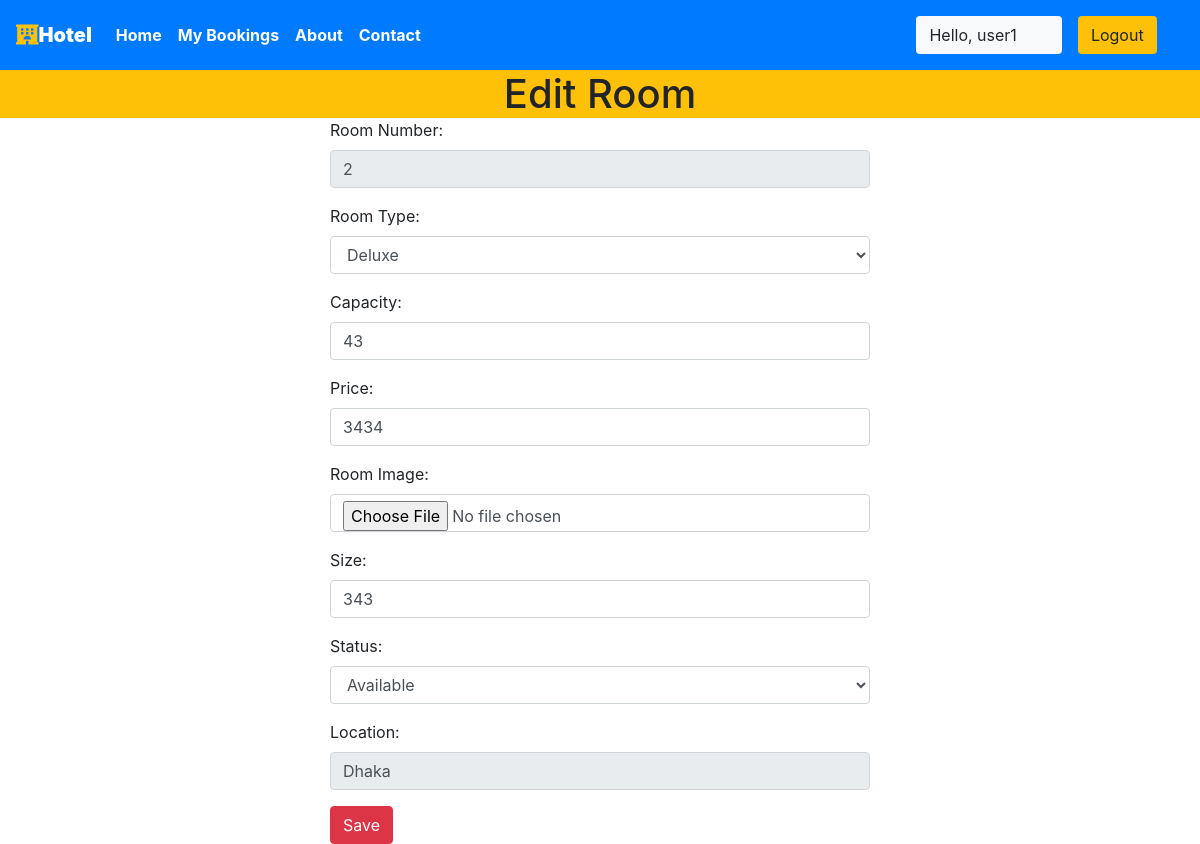
The app's page /staff/panel/edit-room?roomid=8 (signed in), older data.
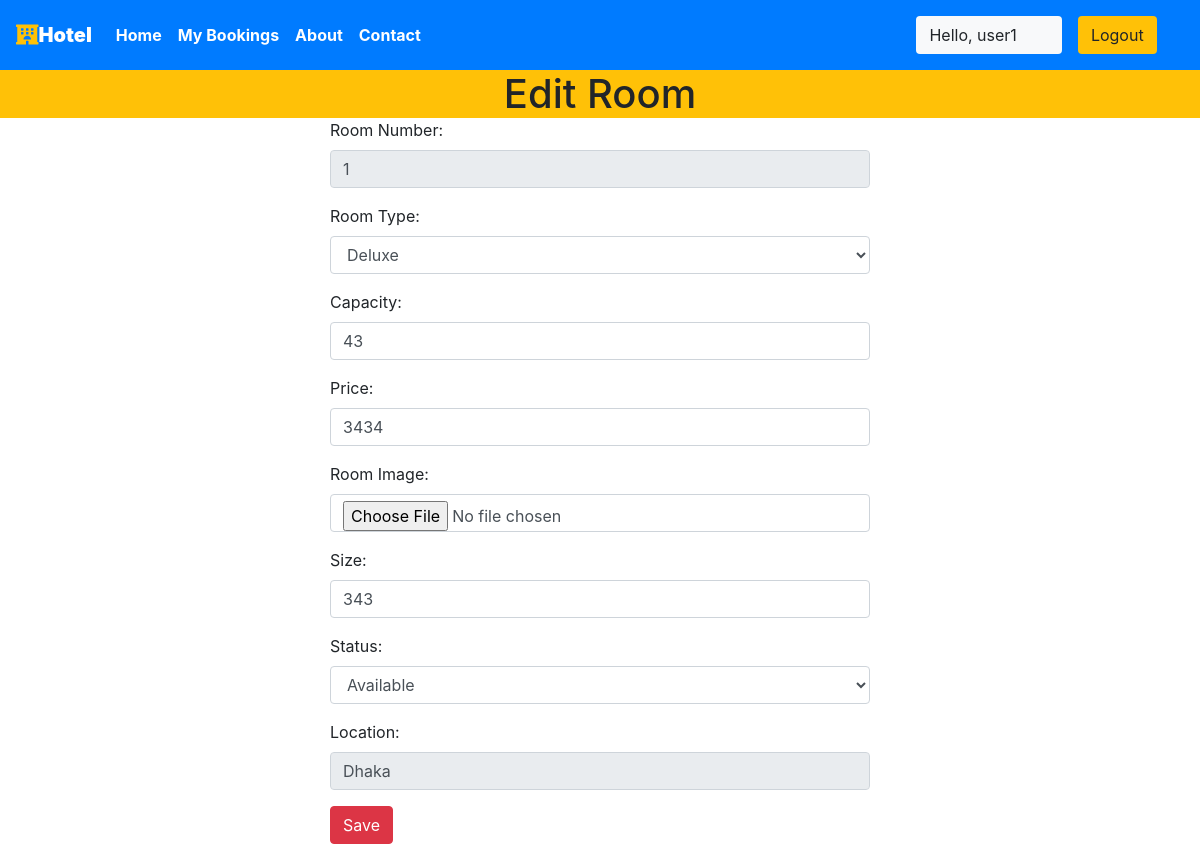
The same page, newer data.
### main/models.py (models this page shows, shortened)
class Room(models.Model):
    ROOM_STATUS = (
    ("1", "available"),
    ("2", "not available"),
    )
    ROOM_TYPE = (
    ("1", "Premium"),
    ("2", "Deluxe"),
    ("3","Basic"),
    )
    id = models.AutoField(primary_key=True)
    room_type = models.CharField(max_length=50,choices = ROOM_TYPE)
    capacity = models.IntegerField()
    price = models.IntegerField()
    size = models.IntegerField()
    hotel = models.ForeignKey(Hotel, on_delete = models.CASCADE)
    status = models.CharField(choices =ROOM_STATUS,max_length = 15)
    roomnumber = models.IntegerField()
    photo=models.ImageField(upload_to='room/', null=True, blank=True)
    Services=models.CharField(max_length=30,null=True)

class Hotel(models.Model):
    id = models.AutoField(primary_key=True)
    name = models.CharField(max_length=30,null=True)
    owner = models.ForeignKey(CustomUser, blank=True, null=True, on_delete=models.CASCADE)
    location = models.CharField(max_length=50)
    state = models.CharField(max_length=50,null=True)
    country = models.CharField(max_length=50,null=True)
    photo=models.ImageField(upload_to='hotel/', null=True, blank=True)

### main/views.py (the view)
# urls.py: path('staff/panel/edit-room', views.edit_room,name="editroom"),
@login_required(login_url='/staff')
def edit_room(request):
    if request.method == 'POST':
        old_room = Room.objects.all().get(id= int(request.POST['roomid']))
        hotel = Hotel.objects.all().get(id=int(request.POST['hotel']))
        old_room.room_type  = request.POST['roomtype']
        old_room.capacity   =int(request.POST['capacity'])
        old_room.price      = int(request.POST['price'])
        old_room.size       = int(request.POST['size'])
        old_room.hotel      = hotel
        old_room.status     = request.POST['status']
        old_room.room_number=int(request.POST['roomnumber'])
        if "image" in request.FILES:
            img=request.FILES["image"]
            old_room.photo=img
        old_room.save()
        messages.success(request,"Room Details Updated Successfully")
        return redirect('staffpanel')
    else:
        room_id = request.GET['roomid']
        room = Room.objects.all().get(id=room_id)
        response = render(request,'staff/editroom.html',{'room':room})
        return HttpResponse(response)

### main/templatetags/app_tags.py (called while the page is built)
@register.filter(name='has_group')
def has_group(user, group_name):
    group = Group.objects.get(name=group_name)
    return True if group in user.groups.all() else False

### templates/staff/editroom.html (shortened to what this page needs)
{% extends 'basic.html' %}
{% block body %}
<h1 class="text-center bg-warning my-0">Edit Room</h1>
    <div class="container">
        <div class="row">
            <div class="col-md-6 col-lg-6 col-xlg-6 col-sm-12 mx-auto">
                <form action="/staff/panel/edit-room/edit" method="POST" enctype="multipart/form-data">
                    <div class="form-group">
                        <label for="pwd">Room Number:</label>
                        <input type="number" class="form-control" id="roomnumber" name="roomnumber" value="{{room.roomnumber}}" disabled>
                    </div>
                    <div class="form-group">
                        <label for="email">Room Type:</label>
                        <select class="form-control" name="roomtype" id="roomtype">
                            <option  value=2>Deluxe</option>
                        </select>
                    </div>
                    <div class="form-group">
                        <label for="pwd">Capacity:</label>
                        <input type="number" class="form-control " id="capacity" name="capacity" value="{{room.capacity}}">
                    </div>
                    <div class="form-group">
                        <label for="pwd">Price:</label>
                        <input type="mumber" class="form-control " id="price" name="price" value="{{room.price}}">
                    </div>
                    <div class="form-group">
                        <label for="pwd">Room Image:</label>
                        <input type="file" class="form-control " id="image" name="image" value="{{room.image}}">
                    </div>
                    <div class="form-group">
                        <label for="pwd">Size:</label>
                        <input type="number" class="form-control " id="size" name="size" value="{{room.size}}">
                    </div>
                    <div class="form-group">
                        <label for="pwd">Status:</label>
                        <select class="form-control" name="status" id="status">
                            <option value="1">Available</option>
                        </select>
                    </div>
                    <div class="form-group">
                        <label for="pwd">Location:</label>
                        <input type="text" class="form-control " id="hotel" name="hotel" value="{{room.hotel.location}}" disabled>
                    </div>
                    <button type="submit" class="btn btn-danger">Save</button>
                </form>
            </div>
        </div>
    </div>
{% endblock body %}

Row changes from the older to the newer data that the page shows:
changed Room "Dhaka": roomnumber "2" → "1"
